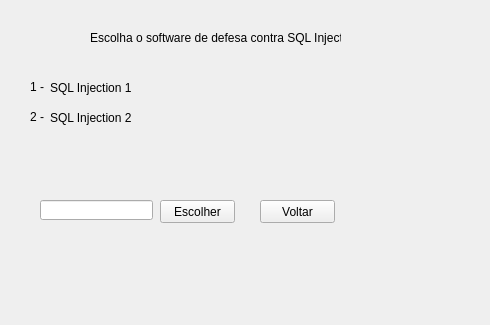
<?xml version="1.0" encoding="UTF-8"?>
<ui version="4.0">
 <class>Sql_MainWindow</class>
 <widget class="QMainWindow" name="Sql_MainWindow">
  <property name="geometry">
   <rect>
    <x>0</x>
    <y>0</y>
    <width>490</width>
    <height>325</height>
   </rect>
  </property>
  <property name="windowTitle">
   <string>SQL Injection</string>
  </property>
  <widget class="QWidget" name="centralwidget">
   <widget class="QLabel" name="label">
    <property name="geometry">
     <rect>
      <x>90</x>
      <y>30</y>
      <width>251</width>
      <height>16</height>
     </rect>
    </property>
    <property name="text">
     <string>Escolha o software de defesa contra SQL Injection</string>
    </property>
   </widget>
   <widget class="QLabel" name="l_sql1">
    <property name="geometry">
     <rect>
      <x>50</x>
      <y>80</y>
      <width>91</width>
      <height>16</height>
     </rect>
    </property>
    <property name="text">
     <string>SQL Injection 1</string>
    </property>
   </widget>
   <widget class="QLabel" name="l_sql2">
    <property name="geometry">
     <rect>
      <x>50</x>
      <y>110</y>
      <width>91</width>
      <height>16</height>
     </rect>
    </property>
    <property name="text">
     <string>SQL Injection 2</string>
    </property>
   </widget>
   <widget class="QLineEdit" name="inputSQL">
    <property name="geometry">
     <rect>
      <x>40</x>
      <y>200</y>
      <width>113</width>
      <height>20</height>
     </rect>
    </property>
   </widget>
   <widget class="QPushButton" name="btnChoiceSQL">
    <property name="geometry">
     <rect>
      <x>160</x>
      <y>200</y>
      <width>75</width>
      <height>23</height>
     </rect>
    </property>
    <property name="text">
     <string>Escolher</string>
    </property>
   </widget>
   <widget class="QPushButton" name="btnSQLVoltar">
    <property name="geometry">
     <rect>
      <x>260</x>
      <y>200</y>
      <width>75</width>
      <height>23</height>
     </rect>
    </property>
    <property name="text">
     <string>Voltar</string>
    </property>
   </widget>
   <widget class="QLabel" name="l_defesa_sql">
    <property name="geometry">
     <rect>
      <x>90</x>
      <y>260</y>
      <width>221</width>
      <height>16</height>
     </rect>
    </property>
    <property name="text">
     <string/>
    </property>
   </widget>
   <widget class="QLabel" name="label_2">
    <property name="geometry">
     <rect>
      <x>30</x>
      <y>80</y>
      <width>47</width>
      <height>13</height>
     </rect>
    </property>
    <property name="text">
     <string>1 -</string>
    </property>
   </widget>
   <widget class="QLabel" name="label_3">
    <property name="geometry">
     <rect>
      <x>30</x>
      <y>110</y>
      <width>47</width>
      <height>13</height>
     </rect>
    </property>
    <property name="text">
     <string>2 -</string>
    </property>
   </widget>
  </widget>
 </widget>
 <resources/>
 <connections/>
</ui>
